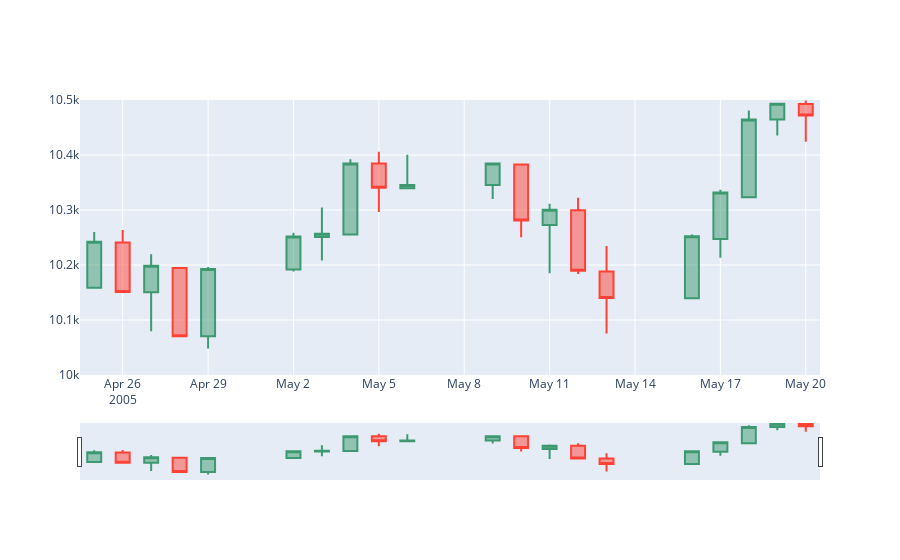

Notebook cell for this chart:
### Code cell
fig = go.Figure(data=[trace], layout=layout)

offline.iplot(fig)
